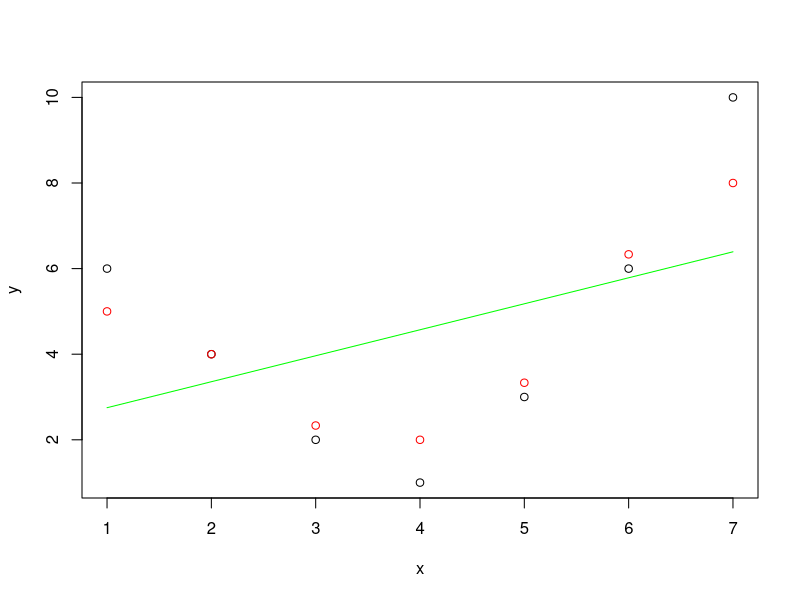

Write the R code that produced this figure.
## Exercise 1 ####
x <- seq(1,7,by = 1)
y <- c(6,4,2,1,3,6,10)

#méthode paramétrique
model <- lm(y ~ x)
coeff <- model$coefficients
d <- function(x){
  coeff[1] + x*coeff[2]
}
plot(x,y)
lines(x,d(x),col="green")

#méthode non paramétrique
y2 = c(5,4,7/3,2,10/3,19/3,8)
points(x,y2,col="red")